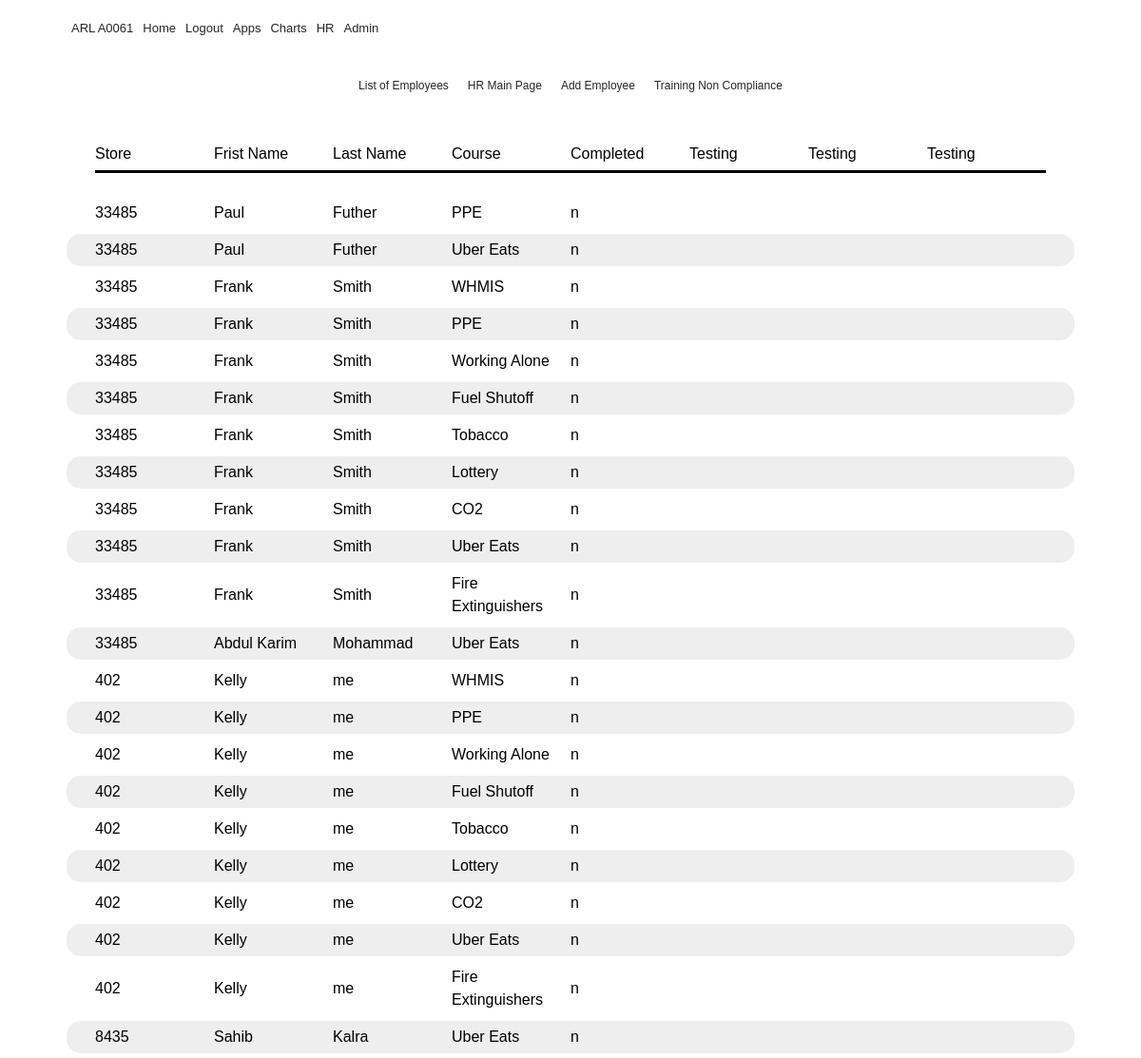
The app's page /trainingcompliance (signed in) with its own data.
### flaskblog/__init__.py (models this page shows, shortened)
class Grade(db.Model):
    id = db.Column(db.Integer(), primary_key=True)
    value = db.Column(db.String(), default="n")
    employee_id = db.Column(Integer(), ForeignKey('employee.id'))
    employee = db.relationship('Employee', backref = 'grades')
    course_id = db.Column(db.Integer(), ForeignKey('course.id'))
    course = db.relationship('Course', backref='grade')

class Employee(db.Model):
    id = db.Column(db.Integer, primary_key=True)
    firstname = db.Column(db.String(20), nullable=False)
    nickname = db.Column(db.String(20), nullable=True)
    lastname = db.Column(db.String(20), nullable=False)
    store = db.Column(db.String)
    addressone = db.Column(db.String(20), nullable=False)
    addresstwo = db.Column(db.String(20), nullable=True)
    apt = db.Column(db.String(20), nullable=True)
    city = db.Column(db.String(20), nullable=False)
    province = db.Column(db.String(20), nullable=False)
    country = db.Column(db.String(20), nullable=False)
    mobilephone = db.Column(db.String(10), nullable=False)
    email = db.Column(db.String(120), nullable=False)
    SIN = db.Column(db.Integer, unique=True, nullable=True)
    sinexpire = db.Column(db.DateTime(), nullable=True)
    created_on = db.Column(db.DateTime(), default=datetime.utcnow)
    updated_on = db.Column(
        db.DateTime(), default=datetime.utcnow, onupdate=datetime.utcnow)
    startdate = db.Column(db.DateTime(), nullable=True)
    enddate = db.Column(db.DateTime(), nullable=True)
    postal = db.Column(db.String(6), nullable=False)
    trainingid = db.Column(db.String(),unique=True, nullable=False)
    trainingpassword = db.Column(db.String(), nullable=False)
    manager = db.Column(db.String)
    image_file = db.Column(db.String(20), nullable=False,
                           default='default.jpg')
    active = db.Column(db.String(), nullable = False)
    iprismcode = db.Column(db.String(9), nullable=False)
    dob = db.Column(db.DateTime(), nullable=True)
    mon_avail = db.Column(db.String(100), nullable=False)
    tue_avail = db.Column(db.String(100), nullable=False)
    wed_avail = db.Column(db.String(100), nullable=False)
    thu_avail = db.Column(db.String(100), nullable=False)
    fri_avail = db.Column(db.String(100), nullable=False)
    sat_avail = db.Column(db.String(100), nullable=False)
    sun_avail = db.Column(db.String(100), nullable=False)

class Course(db.Model):
    id = db.Column(db.Integer(), primary_key=True)
    name = db.Column(db.String(100), nullable=False)

### flaskblog/routes.py (the view)
@app.route("/trainingcompliance", methods=['GET', 'POST'])
@login_required
def trainingcompliance():
    compliance = Grade.query\
            .filter_by(value="n")\
            .join(Employee, Employee.id==Grade.employee_id)\
            .join(Course, Course.id == Grade.course_id)\
            .add_columns(Grade.employee_id, Employee.firstname\
            ,Employee.lastname, Employee.store\
            , Course.name, Grade.value)\
                .order_by(Employee.store)
    return render_template('trainingcompliance.html', compliance = compliance)

### flaskblog/templates/trainingcompliance.html
{% extends "layout.html" %}
{% block content%}
        <div class= "container">
            <nav class="app-nav">
                  <ul class = "app-menu">
                        <ul>
                              <li> <a href="hrlist">List of Employees</a></li>
                        </ul>
                        <ul>
                              <li> <a href="hrhome">HR Main Page</a></li>
                        </ul>
                        <ul>
                              <li> <a href="addemployee">Add Employee</a></li>
                        </ul>
                        <ul>
                              <li> <a href="trainingcompliance">Training Non Compliance</a></li>
                        </ul>
                  </ul>
            </nav>
      </div>
                <div class = "tableheader">
                        <div> Store</div>
                        <div> Frist Name</div>
                        <div> Last Name</div>
                        <div> Course</div>
                        <div> Completed</div>
                        <div> Testing</div>
                        <div> Testing</div>
                        <div> Testing</div>
                </div>
                        {% for staff in compliance %}
                        <div class = "tablecard">
                        <div class = "comphritem1"> {{staff.store}}</div>
                        <div class = "comphritem2"> {{staff.firstname}}</div>
                        <div class = "comphritem3"> {{staff.lastname}}</div>
                        <div class = "comphritem4"> {{staff.name}}</div>
                        <div class = "comphritem5"> {{staff.value}}</div>
                        </div>
                        {% endfor %}
{% endblock content %}

### flaskblog/templates/layout.html (shortened to what this page needs)
<!DOCTYPE html>
<html lang="en">
  <head>
   <link rel="stylesheet" href="https://cdnjs.cloudflare.com/ajax/libs/font-awesome/5.12.0/css/all.min.css" />
   <link rel = "stylesheet" href="/static/main.css">
  </head>
  <body>
    <div class = "container" >
              <nav class="main-nav" >
                  <ul class = "main-menu">
                    <li> <a href="{{ url_for('home')}}">ARL A0061</a></li>
                      <li> <a href="{{ url_for('home')}}">Home</a></li>
                      {% if current_user.is_authenticated %}
                       <li> <a href="{{ url_for('security.logout')}}">Logout</a></li>
                      {% else %}
                      <li> <a href="{{ url_for('login')}}">Login</a></li>
                      {% endif %}
                      <li> <a href="{{ url_for('Applications')}}">Apps</a></li>
                      <li> <a href="{{ url_for('home')}}">Charts</a></li>
                      <li> <a href="{{ url_for('hrhome')}}">HR</a></li>
                      <li> <a href="{{ url_for('admin.index')}}">Admin</a></li>
                  </ul>
              </nav>
    </div>
            <main role="main" class="container">
                    {% block content %}{% endblock %}
              </main>
  </body>
</html>

### flaskblog/static/main.css (style rules this page uses)
* { box-sizing: border-box; margin: 0; padding: 0; }
body { font-family: 'Seqoe UI', Verdana, Geneva, Tahoma, sans-serif; background: white; color: #000; font-size: 16px; line-height: 1.5; }
a { color: #262626; text-decoration: none; }
ul { list-style: none; }
.container { width: 100%; max-width: 1100px; margin: auto; }
.tableheader { display: grid; grid-template-columns: repeat(8, 1fr); margin: auto; padding-top: 30px; padding-bottom: 5px; padding-left: 30px; padding-right: 30px; margin-right: 20px; margin-left: 20px; height: 100%; border-radius: 15px; margin-bottom: 20px; }
.tableheader >div { border-bottom: solid; padding-bottom: 5px; }
.tablecard { display: grid; grid-template-columns: repeat(8, 1fr ); padding-top: 5px; padding-bottom: 5px; padding-left: 30px; padding-right: 30px; margin-right: 20px; margin-left: 20px; height: 100%; border-radius: 15px; margin-bottom: 5px; justify-items: start; align-items: center; }
.tablecard:nth-child(odd) { background: #eee; }
.main-nav { display: flex; align-items: center; justify-content: space-between; height: 60px; padding: 20px 0; font-size: 13px; }
.main-nav ul { display: flex; }
.main-nav ul li { padding: 0 5px; }
.main-nav ul li a { padding-bottom: 2px; }
.main-nav ul.main-menu { flex:1; margin-left: 20px; }
.app-nav { display: flex; align-items: center; justify-content: space-between; height: 60px; padding: 20px 0; font-size: 12px; }
.app-nav ul { display: flex; }
.app-nav ul li { padding: 0 5px; }
.app-nav ul li a { padding-bottom: 5px; }
.app-menu { max-width: 700px; margin: 0 auto; padding:0 20px; display: flex; grid-template-columns: repeat(5, 1fr); grid-gap: 10px; align-items: flex-start; justify-content: center; text-align: center; }

### records on screen
Grade: store "33485", firstname "Paul", lastname "Futher", name "PPE", value "n"
Grade: store "33485", firstname "Paul", lastname "Futher", name "Uber Eats", value "n"
Grade: store "33485", firstname "Frank", lastname "Smith", name "WHMIS", value "n"
Grade: store "33485", firstname "Frank", lastname "Smith", name "PPE", value "n"
Grade: store "33485", firstname "Frank", lastname "Smith", name "Working Alone", value "n"
Grade: store "33485", firstname "Frank", lastname "Smith", name "Fuel Shutoff", value "n"
Grade: store "33485", firstname "Frank", lastname "Smith", name "Tobacco", value "n"
Grade: store "33485", firstname "Frank", lastname "Smith", name "Lottery", value "n"
Grade: store "33485", firstname "Frank", lastname "Smith", name "CO2", value "n"
Grade: store "33485", firstname "Frank", lastname "Smith", name "Uber Eats", value "n"
Grade: store "33485", firstname "Frank", lastname "Smith", name "Fire Extinguishers", value "n"
Grade: store "33485", firstname "Abdul Karim", lastname "Mohammad", name "Uber Eats", value "n"
Grade: store "402", firstname "Kelly", lastname "me", name "WHMIS", value "n"
Grade: store "402", firstname "Kelly", lastname "me", name "PPE", value "n"
Grade: store "402", firstname "Kelly", lastname "me", name "Working Alone", value "n"
Grade: store "402", firstname "Kelly", lastname "me", name "Fuel Shutoff", value "n"
Grade: store "402", firstname "Kelly", lastname "me", name "Tobacco", value "n"
Grade: store "402", firstname "Kelly", lastname "me", name "Lottery", value "n"
Grade: store "402", firstname "Kelly", lastname "me", name "CO2", value "n"
Grade: store "402", firstname "Kelly", lastname "me", name "Uber Eats", value "n"
Grade: store "402", firstname "Kelly", lastname "me", name "Fire Extinguishers", value "n"
Grade: store "8435", firstname "Sahib", lastname "Kalra", name "Uber Eats", value "n"
